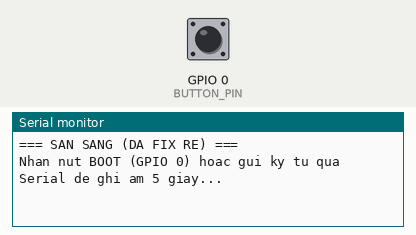
A sketch run on a simulated ESP32. On the bench: the last lines printed to the serial monitor. Inputs (shaded band) come from the test bench; at power-on: GPIO 0 (BUTTON_PIN) HIGH. I2S audio is not simulated (input reads silence).

Above: at 2.2 s.
2.3 s: GPIO 0 (BUTTON_PIN) pulled LOW for 0.15 s
At 2.9 s:
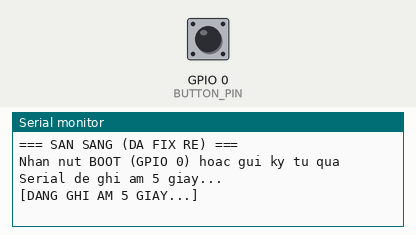
At 8.4 s:
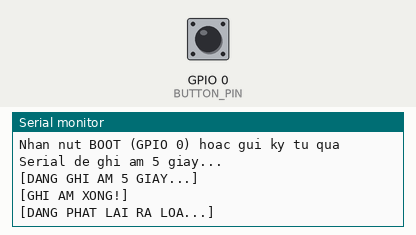

The sketch:

sketch_nov2a.ino
```cpp
#include <driver/i2s.h>

// --- CHÂN MIC INMP441 (I2S_NUM_0) ---
#define MIC_WS   4
#define MIC_SCK  5
#define MIC_SD   6
#define I2S_MIC_PORT I2S_NUM_0

// --- CHÂN LOA MAX98357A (I2S_NUM_1) ---
#define SPK_LRC  16
#define SPK_BCLK 15
#define SPK_DIN  7
#define I2S_SPK_PORT I2S_NUM_1

#define BUTTON_PIN 0

#define SAMPLE_RATE     16000
#define RECORD_SECONDS  5
#define TOTAL_SAMPLES   (SAMPLE_RATE * RECORD_SECONDS)
#define GAIN_FACTOR     1.2f   // Giảm gain về 1.2 để tránh vỡ tiếng (clipping)

int16_t* audioBuffer = NULL;

void setupMic() {
  const i2s_config_t i2s_mic_config = {
    .mode = (i2s_mode_t)(I2S_MODE_MASTER | I2S_MODE_RX),
    .sample_rate = SAMPLE_RATE,
    .bits_per_sample = I2S_BITS_PER_SAMPLE_32BIT,
    .channel_format = I2S_CHANNEL_FMT_ONLY_LEFT,
    .communication_format = I2S_COMM_FORMAT_STAND_I2S,
    .intr_alloc_flags = ESP_INTR_FLAG_LEVEL1,
    .dma_buf_count = 4,
    .dma_buf_len = 512,
    .use_apll = false
  };

  const i2s_pin_config_t mic_pin_config = {
    .bck_io_num = MIC_SCK,
    .ws_io_num = MIC_WS,
    .data_out_num = I2S_PIN_NO_CHANGE,
    .data_in_num = MIC_SD
  };

  i2s_driver_install(I2S_MIC_PORT, &i2s_mic_config, 0, NULL);
  i2s_set_pin(I2S_MIC_PORT, &mic_pin_config);
  i2s_zero_dma_buffer(I2S_MIC_PORT);
}

void setupSpeaker() {
  const i2s_config_t i2s_spk_config = {
    .mode = (i2s_mode_t)(I2S_MODE_MASTER | I2S_MODE_TX),
    .sample_rate = SAMPLE_RATE,
    .bits_per_sample = I2S_BITS_PER_SAMPLE_16BIT,
    // Dùng chuẩn RIGHT_LEFT (Stereo) để MAX98357A nhận đúng khung xung chuẩn, hết rè
    .channel_format = I2S_CHANNEL_FMT_RIGHT_LEFT,
    .communication_format = I2S_COMM_FORMAT_STAND_I2S,
    .intr_alloc_flags = ESP_INTR_FLAG_LEVEL1,
    .dma_buf_count = 8,
    .dma_buf_len = 512,
    .use_apll = false,
    .tx_desc_auto_clear = true
  };

  const i2s_pin_config_t spk_pin_config = {
    .bck_io_num = SPK_BCLK,
    .ws_io_num = SPK_LRC,
    .data_out_num = SPK_DIN,
    .data_in_num = I2S_PIN_NO_CHANGE
  };

  i2s_driver_install(I2S_SPK_PORT, &i2s_spk_config, 0, NULL);
  i2s_set_pin(I2S_SPK_PORT, &spk_pin_config);
  i2s_zero_dma_buffer(I2S_SPK_PORT);
}

void setup() {
  Serial.begin(115200);
  pinMode(BUTTON_PIN, INPUT_PULLUP);
  delay(1000);

  audioBuffer = (int16_t*)malloc(TOTAL_SAMPLES * sizeof(int16_t));
  if (audioBuffer == NULL) {
    Serial.println("Loi: Khong du RAM!");
    while (true);
  }

  setupMic();
  setupSpeaker();

  Serial.println("\n=== SAN SANG (DA FIX RE) ===");
  Serial.println("Nhan nut BOOT (GPIO 0) hoac gui ky tu qua Serial de ghi am 5 giay...");
}

void recordAndPlay() {
  Serial.println("\n[DANG GHI AM 5 GIAY...]");
  i2s_zero_dma_buffer(I2S_MIC_PORT);

  int32_t rawBlock[256];
  size_t bytesRead = 0;
  int samplesCollected = 0;

  // Biến cho bộ lọc thông cao (DC Blocker) loại bỏ tiếng ù/rè tần số thấp
  float prevIn = 0.0f;
  float prevOut = 0.0f;
  const float alpha = 0.995f;

  while (samplesCollected < TOTAL_SAMPLES) {
    i2s_read(I2S_MIC_PORT, rawBlock, sizeof(rawBlock), &bytesRead, portMAX_DELAY);
    int samplesInBlock = bytesRead / sizeof(int32_t);

    for (int i = 0; i < samplesInBlock && samplesCollected < TOTAL_SAMPLES; i++) {
      // Lấy 16-bit sạch từ dữ liệu 32-bit
      float rawSample = (float)(rawBlock[i] >> 16);

      // Lọc bỏ DC Offset (High-pass filter)
      float filtered = alpha * (prevOut + rawSample - prevIn);
      prevIn = rawSample;
      prevOut = filtered;

      // Nhân gain và chống vỡ tiếng
      int32_t val = (int32_t)(filtered * GAIN_FACTOR);
      if (val > 32767) val = 32767;
      if (val < -32768) val = -32768;

      audioBuffer[samplesCollected++] = (int16_t)val;
    }
  }
  Serial.println("[GHI AM XONG!]");
  delay(200);

  Serial.println("[DANG PHAT LAI RA LOA...]");

  // Chuyển đổi từng khối nhỏ từ Mono sang Stereo (L = R) trước khi đẩy ra MAX98357A
  int16_t stereoBlock[512]; // 256 mẫu L + 256 mẫu R
  size_t bytesWritten = 0;
  int idx = 0;

  while (idx < TOTAL_SAMPLES) {
    int count = 0;
    for (int i = 0; i < 256 && idx < TOTAL_SAMPLES; i++) {
      int16_t sample = audioBuffer[idx++];
      stereoBlock[count++] = sample; // Kênh trái (L)
      stereoBlock[count++] = sample; // Kênh phải (R)
    }
    i2s_write(I2S_SPK_PORT, stereoBlock, count * sizeof(int16_t), &bytesWritten, portMAX_DELAY);
  }

  i2s_zero_dma_buffer(I2S_SPK_PORT);
  Serial.println("[HOAN TAT!]");
}

void loop() {
  if (digitalRead(BUTTON_PIN) == LOW || Serial.available() > 0) {
    while (Serial.available() > 0) Serial.read();
    recordAndPlay();
    delay(500);
  }
}
```

Measured:
- after the input at 2.3 s, the serial monitor: prints a new line at once (image 1)
